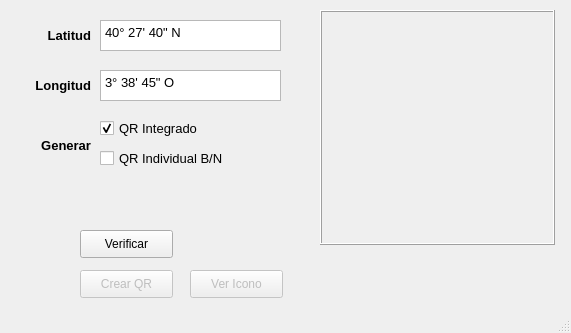
<?xml version="1.0" encoding="UTF-8"?>
<ui version="4.0">
 <class>QRmalpersClass</class>
 <widget class="QMainWindow" name="QRmalpersClass">
  <property name="geometry">
   <rect>
    <x>0</x>
    <y>0</y>
    <width>571</width>
    <height>333</height>
   </rect>
  </property>
  <property name="contextMenuPolicy">
   <enum>Qt::PreventContextMenu</enum>
  </property>
  <property name="windowTitle">
   <string>QR Malpers</string>
  </property>
  <widget class="QWidget" name="centralWidget">
   <widget class="QTextEdit" name="latitudeEdit">
    <property name="geometry">
     <rect>
      <x>100</x>
      <y>20</y>
      <width>181</width>
      <height>31</height>
     </rect>
    </property>
    <property name="font">
     <font>
      <family>Arial</family>
      <pointsize>10</pointsize>
     </font>
    </property>
    <property name="frameShape">
     <enum>QFrame::StyledPanel</enum>
    </property>
    <property name="verticalScrollBarPolicy">
     <enum>Qt::ScrollBarAlwaysOff</enum>
    </property>
    <property name="horizontalScrollBarPolicy">
     <enum>Qt::ScrollBarAlwaysOff</enum>
    </property>
    <property name="html">
     <string>&lt;!DOCTYPE HTML PUBLIC &quot;-//W3C//DTD HTML 4.0//EN&quot; &quot;http://www.w3.org/TR/REC-html40/strict.dtd&quot;&gt;
&lt;html&gt;&lt;head&gt;&lt;meta name=&quot;qrichtext&quot; content=&quot;1&quot; /&gt;&lt;style type=&quot;text/css&quot;&gt;
p, li { white-space: pre-wrap; }
&lt;/style&gt;&lt;/head&gt;&lt;body style=&quot; font-family:'Arial'; font-size:10pt; font-weight:400; font-style:normal;&quot;&gt;
&lt;p style=&quot; margin-top:0px; margin-bottom:0px; margin-left:0px; margin-right:0px; -qt-block-indent:0; text-indent:0px;&quot;&gt;40° 27' 40&amp;quot; N&lt;/p&gt;&lt;/body&gt;&lt;/html&gt;</string>
    </property>
   </widget>
   <widget class="QTextEdit" name="longitudeEdit">
    <property name="geometry">
     <rect>
      <x>100</x>
      <y>70</y>
      <width>181</width>
      <height>31</height>
     </rect>
    </property>
    <property name="font">
     <font>
      <family>Arial</family>
      <pointsize>10</pointsize>
     </font>
    </property>
    <property name="html">
     <string>&lt;!DOCTYPE HTML PUBLIC &quot;-//W3C//DTD HTML 4.0//EN&quot; &quot;http://www.w3.org/TR/REC-html40/strict.dtd&quot;&gt;
&lt;html&gt;&lt;head&gt;&lt;meta name=&quot;qrichtext&quot; content=&quot;1&quot; /&gt;&lt;style type=&quot;text/css&quot;&gt;
p, li { white-space: pre-wrap; }
&lt;/style&gt;&lt;/head&gt;&lt;body style=&quot; font-family:'Arial'; font-size:10pt; font-weight:400; font-style:normal;&quot;&gt;
&lt;p style=&quot; margin-top:0px; margin-bottom:0px; margin-left:0px; margin-right:0px; -qt-block-indent:0; text-indent:0px;&quot;&gt;3° 38' 45&amp;quot; O&lt;/p&gt;&lt;/body&gt;&lt;/html&gt;</string>
    </property>
   </widget>
   <widget class="QPushButton" name="verifyButton">
    <property name="geometry">
     <rect>
      <x>80</x>
      <y>230</y>
      <width>93</width>
      <height>28</height>
     </rect>
    </property>
    <property name="text">
     <string>Verificar</string>
    </property>
   </widget>
   <widget class="QPushButton" name="createButton">
    <property name="enabled">
     <bool>false</bool>
    </property>
    <property name="geometry">
     <rect>
      <x>80</x>
      <y>270</y>
      <width>93</width>
      <height>28</height>
     </rect>
    </property>
    <property name="text">
     <string>Crear QR</string>
    </property>
    <property name="checkable">
     <bool>false</bool>
    </property>
    <property name="checked">
     <bool>false</bool>
    </property>
   </widget>
   <widget class="QLabel" name="label">
    <property name="geometry">
     <rect>
      <x>20</x>
      <y>20</y>
      <width>71</width>
      <height>31</height>
     </rect>
    </property>
    <property name="font">
     <font>
      <family>Arial</family>
      <pointsize>10</pointsize>
      <weight>75</weight>
      <bold>true</bold>
     </font>
    </property>
    <property name="layoutDirection">
     <enum>Qt::LeftToRight</enum>
    </property>
    <property name="text">
     <string>Latitud</string>
    </property>
    <property name="alignment">
     <set>Qt::AlignRight|Qt::AlignTrailing|Qt::AlignVCenter</set>
    </property>
   </widget>
   <widget class="QLabel" name="label_2">
    <property name="geometry">
     <rect>
      <x>20</x>
      <y>70</y>
      <width>71</width>
      <height>31</height>
     </rect>
    </property>
    <property name="font">
     <font>
      <family>Arial</family>
      <pointsize>10</pointsize>
      <weight>75</weight>
      <bold>true</bold>
     </font>
    </property>
    <property name="layoutDirection">
     <enum>Qt::LeftToRight</enum>
    </property>
    <property name="text">
     <string>Longitud</string>
    </property>
    <property name="alignment">
     <set>Qt::AlignRight|Qt::AlignTrailing|Qt::AlignVCenter</set>
    </property>
   </widget>
   <widget class="QFrame" name="frame">
    <property name="geometry">
     <rect>
      <x>320</x>
      <y>10</y>
      <width>235</width>
      <height>235</height>
     </rect>
    </property>
    <property name="frameShape">
     <enum>QFrame::Box</enum>
    </property>
    <property name="frameShadow">
     <enum>QFrame::Raised</enum>
    </property>
    <widget class="QLabel" name="QRpng">
     <property name="geometry">
      <rect>
       <x>10</x>
       <y>10</y>
       <width>215</width>
       <height>215</height>
      </rect>
     </property>
     <property name="text">
      <string/>
     </property>
    </widget>
   </widget>
   <widget class="QPushButton" name="showButton">
    <property name="enabled">
     <bool>false</bool>
    </property>
    <property name="geometry">
     <rect>
      <x>190</x>
      <y>270</y>
      <width>93</width>
      <height>28</height>
     </rect>
    </property>
    <property name="text">
     <string>Ver Icono</string>
    </property>
    <property name="checkable">
     <bool>false</bool>
    </property>
    <property name="checked">
     <bool>false</bool>
    </property>
   </widget>
   <widget class="QCheckBox" name="intBox">
    <property name="geometry">
     <rect>
      <x>100</x>
      <y>120</y>
      <width>181</width>
      <height>17</height>
     </rect>
    </property>
    <property name="font">
     <font>
      <family>Arial</family>
      <pointsize>10</pointsize>
     </font>
    </property>
    <property name="text">
     <string>QR Integrado</string>
    </property>
    <property name="checked">
     <bool>true</bool>
    </property>
   </widget>
   <widget class="QCheckBox" name="bnwBox">
    <property name="geometry">
     <rect>
      <x>100</x>
      <y>150</y>
      <width>181</width>
      <height>17</height>
     </rect>
    </property>
    <property name="font">
     <font>
      <family>Arial</family>
      <pointsize>10</pointsize>
     </font>
    </property>
    <property name="text">
     <string>QR Individual B/N</string>
    </property>
   </widget>
   <widget class="QLabel" name="label_3">
    <property name="geometry">
     <rect>
      <x>20</x>
      <y>130</y>
      <width>71</width>
      <height>31</height>
     </rect>
    </property>
    <property name="font">
     <font>
      <family>Arial</family>
      <pointsize>10</pointsize>
      <weight>75</weight>
      <bold>true</bold>
     </font>
    </property>
    <property name="layoutDirection">
     <enum>Qt::LeftToRight</enum>
    </property>
    <property name="text">
     <string>Generar</string>
    </property>
    <property name="alignment">
     <set>Qt::AlignRight|Qt::AlignTrailing|Qt::AlignVCenter</set>
    </property>
   </widget>
  </widget>
  <widget class="QStatusBar" name="statusBar">
   <property name="font">
    <font>
     <family>Arial</family>
     <pointsize>8</pointsize>
     <italic>true</italic>
    </font>
   </property>
  </widget>
 </widget>
 <layoutdefault spacing="6" margin="11"/>
 <resources>
  <include location="QRmalpers.qrc"/>
 </resources>
 <connections/>
</ui>
